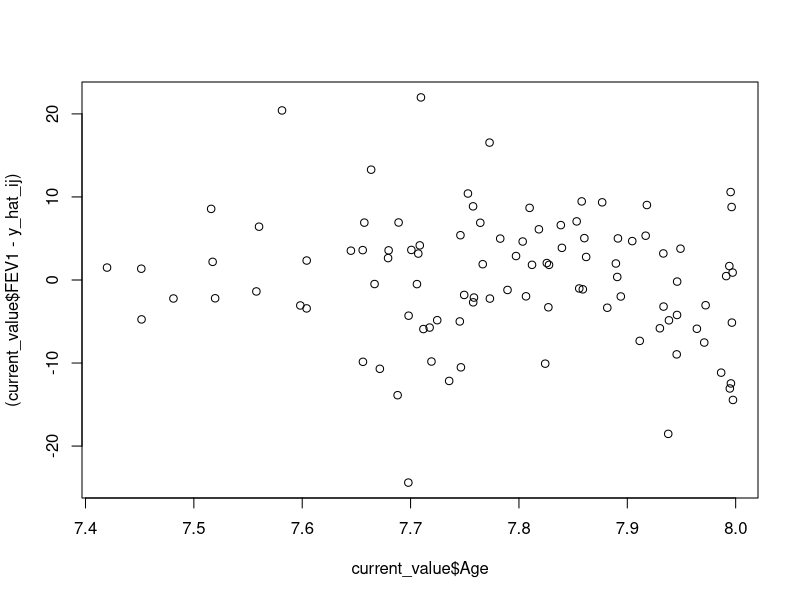
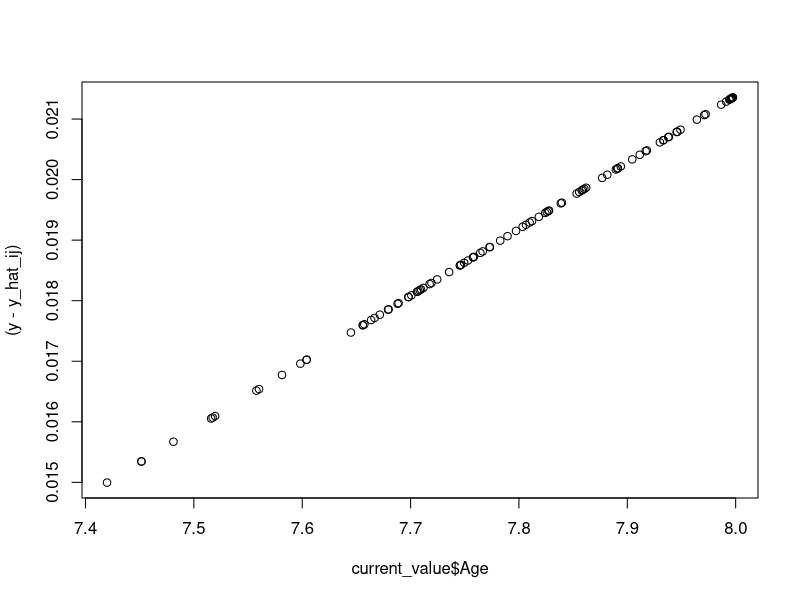

Source code (R) for these figures, in order: (Note: this script raises an error after producing the figures.)
library(tidyverse)
library(readr)
library(MASS)
library(Matrix)
library(spatstat.random)
library(Matrix)
library(corrplot)
library(lme4)
library(dplyr)
rm(list = ls())

simulate_data <- function(
    xmin,
    xmax,
    sigma_beta0,
    sigma_beta1,
    rho_home,
    sigma_beta0_hosp,
    sigma_beta1_hosp,
    rho_hosp,
    N,
    m,
    n_hosp,
    varhomeb0,
    varhospb0, 
    varhomeb1,
    varhospb1,
    cov_homeb0hospb0,
    cov_homeb0homeb1,
    cov_homeb0hospb1,
    cov_hospb0homeb1,
    cov_hospb0hospb1,
    cov_homeb1hospb1,
    size) {
  
  x_minmax <- c(xmin, xmax)
  ##### HOME SPIROMETRY Population trend aka fixed effect
  Sigma_home <- matrix(c(sigma_beta0^2, rho_home * sigma_beta0 * sigma_beta1, rho_home * sigma_beta0 * sigma_beta1, sigma_beta1^2),
                       nrow = 2)
  beta <- MASS::mvrnorm(n = 1, mu = c(100, -1), Sigma = Sigma_home) # If n=1 then return is a vector of same length as mu. mvrnorm.
  mu_pop_home <- beta[1] + beta[2] * x_minmax
  
  ##### HOSPITAL SPIROMTERY also population trend aka fixed effect
  Sigma_hosp <- matrix(c(sigma_beta0_hosp^2, rho_hosp * sigma_beta0_hosp * sigma_beta1_hosp, rho_hosp * sigma_beta0_hosp * sigma_beta1_hosp, sigma_beta1_hosp^2),
                       nrow = 2)
  
  beta_hosp <- MASS::mvrnorm(n=1, mu = c(100, -1), Sigma = Sigma_hosp)
  mu_pop_hosp <- beta_hosp[1] + beta_hosp[2] * x_minmax
  
  ##### Subject-specific trends HOME SPIROMETRY
  n_ind <- rpoistrunc(N, m, minimum = 1, method=c("harding", "transform"), implem=c("R", "C")) # number of observations, poisson distributed
  
  ## Simulating random effect
  #mu <- c(0, 0, 0, 0)
  
  # Covariance matrix 
  Sigma_e <- as.matrix(nearPD(matrix(c(varhomeb0, cov_homeb0hospb0, cov_homeb0homeb1, cov_homeb0hospb1,
                      cov_homeb0hospb0, varhospb0, cov_hospb0homeb1, cov_hospb0hospb1,
                      cov_homeb0homeb1, cov_hospb0homeb1, varhomeb1, cov_homeb1hospb1,
                      cov_homeb0hospb1, cov_hospb0hospb1, cov_homeb1hospb1, varhospb1), 
                    nrow = 4))$mat)
  
  #Sigma_e <- as.matrix(nearPD(Sigma_e)$mat)
  
  b <- MASS::mvrnorm(n = N, mu = c(0, 0, 0, 0), Sigma = Sigma_e)
  
  random_ages <- sample(xmin:xmax, size = N, replace = TRUE)
  age_vector <- c()
  Measurement_nr_vector <- c()
  Setting_vector <- c()
  ID_vector <- c()
  FEV1_data <- c()
  
  for ( i in 1:N ) {
    # HOME
    n <- n_ind[i]
    x <- sort(runif(n, xmin, xmax))
    mu <- (beta[1] + b[i, 1]) + (beta[2] + b[i, 2]) * x
    y <- mu + rnorm(n, sd = 1)
    
    # HOSPITAL
    n_hosp <- n_hosp
    x_hosp <- sort(runif(n_hosp, xmin, xmax))
    mu_hosp <- (beta_hosp[1] + b[i, 3]) + (beta_hosp[2] + b[i, 4]) * x_hosp
    y_hosp <- mu_hosp + rnorm(n_hosp, sd = 1)
    
    # Columns
    FEV1_data <- c(FEV1_data, y, y_hosp)
    ID_vector <- c(ID_vector, rep(i, n+n_hosp))
    Setting_vector <- c(Setting_vector, rep(1, n), rep(2, n_hosp))
    Measurement_nr_vector <- c(Measurement_nr_vector, c(1:n), c(1:n_hosp))
    age_vector <- c(age_vector, x, x_hosp)
  }
  
  Age <- age_vector
  FEV1 <- FEV1_data
  ID <- ID_vector
  Setting <- Setting_vector
  Measurement_nr <- Measurement_nr_vector
  df <- tibble(ID, Setting, Measurement_nr, Age, FEV1)
  
  indicies <- df %>% distinct(ID)
  random_sample <- sort(sample(indicies$ID, size = floor(N*size), replace = FALSE))
  
  nrows <- nrow(df)
  df_modified <- tibble()
  
  for (i in 1:nrows) {
    
    if (i %in% random_sample) {
      df_preliminary <- df %>% filter(ID == i)
      prel_length <- nrow(df_preliminary)
      df_preliminary <- df_preliminary %>% slice(-prel_length)
      
      df_modified <- bind_rows(df_modified, df_preliminary)
    } else {
      df_modified <- bind_rows(df_modified, df %>% filter(ID == i))
    }
  }
  
  return (list(df = df, df_modified = df_modified, beta_true = beta, b_true = b))
}

# Here you can change all the variables as you wish
xmin <- 7
xmax <- 8
sigma_beta0 <- 1
sigma_beta1 <- 1
rho_home <- -0.5
sigma_beta0_hosp <- 1
sigma_beta1_hosp <- 1
rho_hosp <- -0.5
N <- 100
m <- 8
n_hosp <- 4
varhomeb0 <- 1
varhospb0 <- 1
varhomeb1 <- 1
varhospb1 <- 1
cov_homeb0hospb0 <- 0.5
cov_homeb0homeb1 <- -0.5
cov_homeb0hospb1 <- -0.5
cov_hospb0homeb1 <- -0.5
cov_hospb0hospb1 <- -0.5
cov_homeb1hospb1 <- 0.5
size <- 1 # if 1, then I delete last point on all individuals. 

data <- simulate_data(
    xmin,
    xmax,
    sigma_beta0,
    sigma_beta1,
    rho_home,
    sigma_beta0_hosp,
    sigma_beta1_hosp,
    rho_hosp,
    N,
    m,
    n_hosp,
    varhomeb0,
    varhospb0, 
    varhomeb1,
    varhospb1,
    cov_homeb0hospb0,
    cov_homeb0homeb1,
    cov_homeb0hospb1,
    cov_hospb0homeb1,
    cov_hospb0hospb1,
    cov_homeb1hospb1,
    size)
df <- data$df
df_modified <- data$df_modified


# Current value, subject_specific_mean, subject_specific_trend
# Delete the last point for all subjects. Fit the model. Make it simple for now. 

joint_lmm <- lmer(FEV1 ~ Setting + Age + Setting * Age + (-1 + as.factor(Setting) + Age:as.factor(Setting) | ID), data = df) 
joint_lmm_modified <- lmer(FEV1 ~ Setting + Age + Setting * Age + (-1 + as.factor(Setting) + Age:as.factor(Setting) | ID), data = df_modified) 

current_value <- tibble()
for (i in 1:nrow(df)) {
  row <- (df %>% filter(ID == i, Setting == 2)) %>% slice(4)
  current_value <- bind_rows(current_value, row)
}
new_data <- data.frame(ID = (df %>% distinct(ID)), Setting = rep(2, N*size), Measurement_nr = rep(4, N*size), Age = current_value$Age)
y_hat_ij <- predict(joint_lmm_modified, newdata = new_data, re.form = NA) # actually y_hat_i,-j, Confusing? I know. 
plot(current_value$Age, (current_value$FEV1 - y_hat_ij))
mse <- mean((current_value$FEV1 - y_hat_ij)^2)
print(mse)

# Subject-specific mean at a specific point in time
y <- predict(joint_lmm, newdata = new_data, re.form = NA)
plot(current_value$Age, (y - y_hat_ij))
mse <- mean((y-y_hat_ij)^2)
print(mse)

# Subject specific trend
plot(BLUPjointlmm$ID - BLUPjointlmmmodified$ID)

# Population average trend
print(fixef(joint_lmm)-fixef(joint_lmm_modified))


### Checking BLUP for different N.
Ns <- c(50, 100, 150, 200)
mses <- c()

for (i in 1:length(Ns)) {
  N <- Ns[i]
  print(N)
  data <- simulate_data(
    xmin,
    xmax,
    sigma_beta0,
    sigma_beta1,
    rho_home,
    sigma_beta0_hosp,
    sigma_beta1_hosp,
    rho_hosp,
    N,
    m,
    n_hosp,
    varhomeb0,
    varhospb0, 
    varhomeb1,
    varhospb1,
    cov_homeb0hospb0,
    cov_homeb0homeb1,
    cov_homeb0hospb1,
    cov_hospb0homeb1,
    cov_hospb0hospb1,
    cov_homeb1hospb1,
    size)
  joint_lmm <- lmer(FEV1 ~ Setting + Age + Setting * Age + (-1 + as.factor(Setting) + Age:as.factor(Setting) | ID), data = data$df)
  mses <- c(mses, mean((predict(joint_lmm)-data$df$FEV1)^2) )
}

my_tibble <- tibble(
  N = Ns,
  MSE = mses
)

ggplot(my_tibble, aes(x = N, y = MSE)) + 
  geom_point() + 
  geom_line(linetype = "dashed") +
  theme_minimal()
